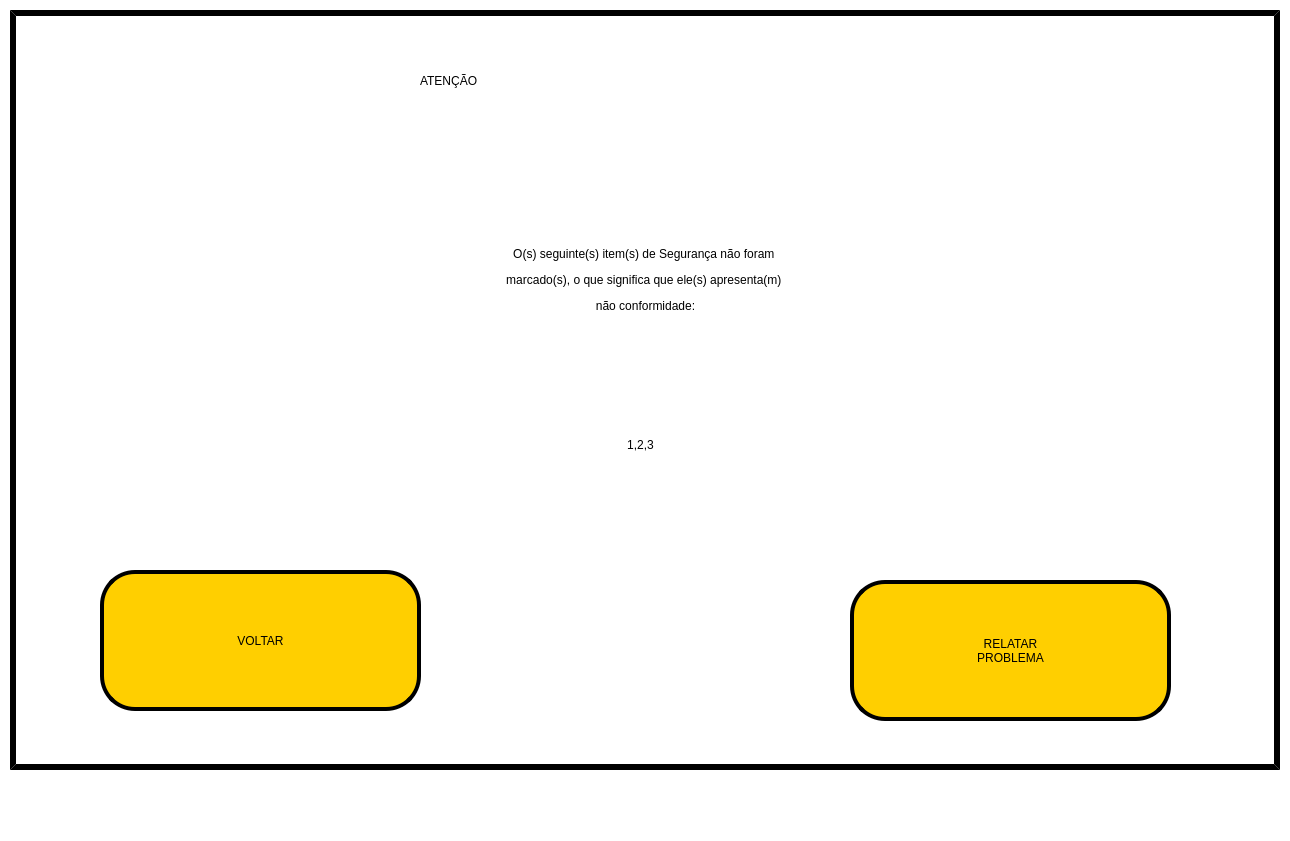
<?xml version="1.0" encoding="UTF-8"?>
<ui version="4.0">
 <class>Aviso_Liberacao</class>
 <widget class="QMainWindow" name="Aviso_Liberacao">
  <property name="geometry">
   <rect>
    <x>0</x>
    <y>0</y>
    <width>1290</width>
    <height>841</height>
   </rect>
  </property>
  <property name="minimumSize">
   <size>
    <width>1290</width>
    <height>841</height>
   </size>
  </property>
  <property name="maximumSize">
   <size>
    <width>1290</width>
    <height>841</height>
   </size>
  </property>
  <property name="windowTitle">
   <string>MainWindow</string>
  </property>
  <property name="styleSheet">
   <string notr="true">background-color: rgb(255, 255, 255);</string>
  </property>
  <widget class="QWidget" name="centralwidget">
   <widget class="QLabel" name="Label_Borda">
    <property name="geometry">
     <rect>
      <x>0</x>
      <y>783</y>
      <width>1290</width>
      <height>18</height>
     </rect>
    </property>
    <property name="text">
     <string/>
    </property>
    <property name="pixmap">
     <pixmap>Imagens/Borda.png</pixmap>
    </property>
    <property name="scaledContents">
     <bool>true</bool>
    </property>
   </widget>
   <widget class="QFrame" name="frame">
    <property name="geometry">
     <rect>
      <x>10</x>
      <y>10</y>
      <width>1270</width>
      <height>760</height>
     </rect>
    </property>
    <property name="styleSheet">
     <string notr="true">background-color: rgb(255, 255, 255);
border-style: outset;




border-color: rgb(0, 0, 0);
border-width:6px;
</string>
    </property>
    <property name="frameShape">
     <enum>QFrame::StyledPanel</enum>
    </property>
    <property name="frameShadow">
     <enum>QFrame::Raised</enum>
    </property>
    <widget class="QLabel" name="label_Atencao">
     <property name="geometry">
      <rect>
       <x>410</x>
       <y>10</y>
       <width>451</width>
       <height>121</height>
      </rect>
     </property>
     <property name="styleSheet">
      <string notr="true">border-style: outset;




border-color: rgb(0, 0, 0);
border-width:0px;

font: 75 65pt &quot;Bosch Sans Bold&quot;;</string>
     </property>
     <property name="text">
      <string>ATENÇÃO</string>
     </property>
    </widget>
    <widget class="QPushButton" name="botao_relatar_problema">
     <property name="geometry">
      <rect>
       <x>840</x>
       <y>570</y>
       <width>321</width>
       <height>141</height>
      </rect>
     </property>
     <property name="styleSheet">
      <string notr="true">background-color: rgb(255, 207, 0);
border-style: outset;
border-radius: 35px;



border-color: rgb(0, 0, 0);
border-width:4px;

font: 75 30pt &quot;Bosch Sans Bold&quot;;</string>
     </property>
     <property name="text">
      <string>RELATAR
PROBLEMA</string>
     </property>
    </widget>
    <widget class="QLabel" name="label_texto">
     <property name="geometry">
      <rect>
       <x>10</x>
       <y>160</y>
       <width>1251</width>
       <height>221</height>
      </rect>
     </property>
     <property name="styleSheet">
      <string notr="true">border-style: outset;




border-color: rgb(0, 0, 0);
border-width:0px;

font: 75 34pt &quot;Bosch Sans Bold&quot;;</string>
     </property>
     <property name="text">
      <string>&lt;html&gt;&lt;head/&gt;&lt;body&gt;&lt;p align=&quot;center&quot;&gt;O(s) seguinte(s) item(s) de Segurança não foram &lt;/p&gt;&lt;p align=&quot;center&quot;&gt;marcado(s), o que significa que ele(s) apresenta(m) &lt;/p&gt;&lt;p align=&quot;center&quot;&gt;não conformidade:&lt;/p&gt;&lt;/body&gt;&lt;/html&gt;</string>
     </property>
    </widget>
    <widget class="QLabel" name="label_itens_desmarcados">
     <property name="geometry">
      <rect>
       <x>320</x>
       <y>400</y>
       <width>621</width>
       <height>71</height>
      </rect>
     </property>
     <property name="styleSheet">
      <string notr="true">border-style: outset;




border-color: rgb(0, 0, 0);
border-width:0px;

font: 75 40pt &quot;Bosch Sans Bold&quot;;</string>
     </property>
     <property name="text">
      <string>&lt;html&gt;&lt;head/&gt;&lt;body&gt;&lt;p align=&quot;center&quot;&gt;1,2,3&lt;/p&gt;&lt;/body&gt;&lt;/html&gt;</string>
     </property>
    </widget>
    <widget class="QPushButton" name="botao_voltar">
     <property name="geometry">
      <rect>
       <x>90</x>
       <y>560</y>
       <width>321</width>
       <height>141</height>
      </rect>
     </property>
     <property name="styleSheet">
      <string notr="true">background-color: rgb(255, 207, 0);
border-style: outset;
border-radius: 35px;



border-color: rgb(0, 0, 0);
border-width:4px;

font: 75 35pt &quot;Bosch Sans Bold&quot;;</string>
     </property>
     <property name="text">
      <string>VOLTAR</string>
     </property>
    </widget>
    <zorder>label_Atencao</zorder>
    <zorder>label_texto</zorder>
    <zorder>label_itens_desmarcados</zorder>
    <zorder>botao_voltar</zorder>
    <zorder>botao_relatar_problema</zorder>
   </widget>
  </widget>
  <widget class="QMenuBar" name="menubar">
   <property name="geometry">
    <rect>
     <x>0</x>
     <y>0</y>
     <width>1290</width>
     <height>21</height>
    </rect>
   </property>
  </widget>
  <widget class="QStatusBar" name="statusbar"/>
 </widget>
 <resources/>
 <connections/>
</ui>
